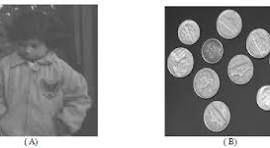
#> input picture TamrinMabahesVigheyeh3/pout.tif, 270 x 148 px
$ python 'Tamrin (4).py'
#> lines starting #> are read from the running program, lines starting #| are printed output that depends on the picture
import cv2
import numpy as np
import matplotlib.pyplot as plt
import os
from tkinter import Tk
from tkinter.filedialog import askopenfilename


def load_image():
    # اول تلاش برای باز کردن pout.tif از پوشه جاری
    if os.path.exists("pout.tif"):
        img = cv2.imread("pout.tif", cv2.IMREAD_GRAYSCALE)
#> img: shape (148, 270); min 0, max 255, mean 155.9
    else:
        # اگر نبود، پنجره انتخاب فایل باز شود
        Tk().withdraw()
        file_path = askopenfilename(
            title="تصویر pout.tif را انتخاب کنید",
            filetypes=[("TIF files", "*.tif *.tiff"), ("All files", "*.*")]
        )
        if not file_path:
            print("هیچ فایلی انتخاب نشد!")
            return None
        img = cv2.imread(file_path, cv2.IMREAD_GRAYSCALE)

    if img is None:
        print("خطا در باز کردن تصویر!")
        return None

    return img


def show_images_and_histograms(img, img_eq):
    # هیستوگرام‌ها
    hist_in = cv2.calcHist([img], [0], None, [256], [0, 256])
    hist_out = cv2.calcHist([img_eq], [0], None, [256], [0, 256])

    plt.figure(figsize=(12, 8))

    # تصویر ورودی
    plt.subplot(2, 2, 1)
    plt.imshow(img, cmap='gray', vmin=0, vmax=255)
    plt.title("تصویر ورودی (pout.tif)")
    plt.axis("off")

    # تصویر خروجی بعد از تعدیل
    plt.subplot(2, 2, 2)
    plt.imshow(img_eq, cmap='gray', vmin=0, vmax=255)
    plt.title("تصویر خروجی (Histogram Equalization)")
    plt.axis("off")

    # هیستوگرام ورودی
    plt.subplot(2, 2, 3)
    plt.plot(hist_in)
    plt.title("هیستوگرام تصویر ورودی")
    plt.xlabel("سطح خاکستری")
    plt.ylabel("تعداد پیکسل")

    # هیستوگرام خروجی
    plt.subplot(2, 2, 4)
    plt.plot(hist_out)
    plt.title("هیستوگرام تصویر خروجی")
    plt.xlabel("سطح خاکستری")
    plt.ylabel("تعداد پیکسل")

    plt.tight_layout()
    plt.show()


# ----------------- main -----------------
img = load_image()
if img is not None:
    # تعدیل هیستوگرام (افزایش کنتراست)
    img_eq = cv2.equalizeHist(img)
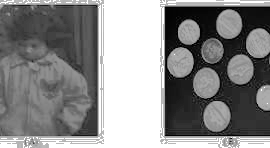
#> img_eq: shape (148, 270); min 0, max 255, mean 137.1

    # نمایش تصویر و هیستوگرام‌ها
    show_images_and_histograms(img, img_eq)
#> in show_images_and_histograms, `hist_in = cv2.calcHist([img], [0], None, [256], [0, 256])`: hist_in = 256 values, max 10609 at index 255, min 0 at index 1, mean 156.1
#> in show_images_and_histograms, `hist_out = cv2.calcHist([img_eq], [0], None, [256], [0, 256])`: hist_out = 256 values, max 10609 at index 255, min 0 at index 8, mean 156.1
#> in show_images_and_histograms, `plt.show()`:
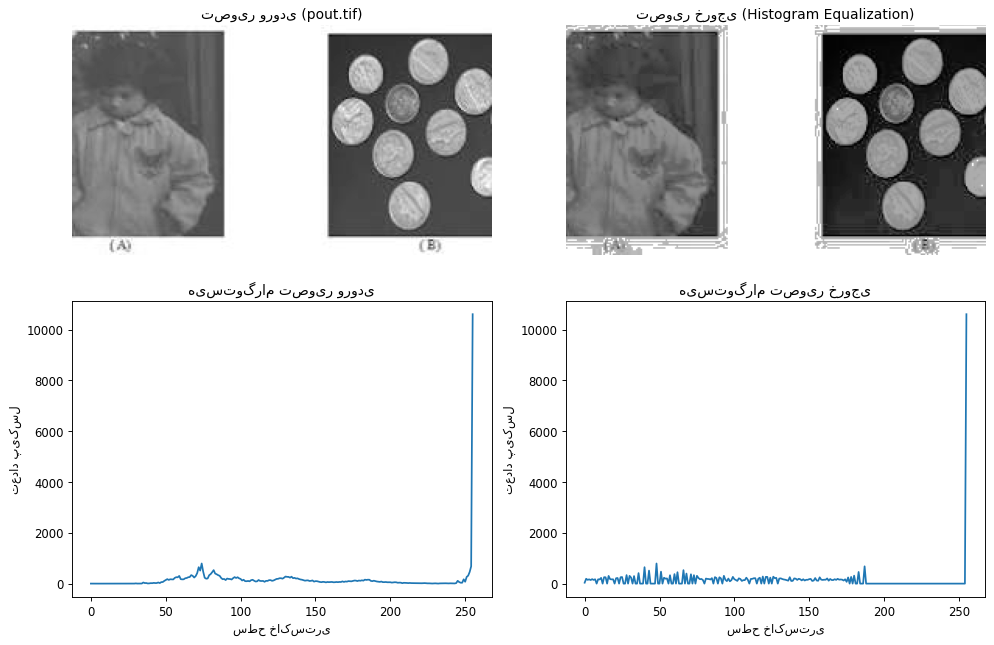
#> figure drawn by matplotlib, 4 panels; panel 3: curve peaks at x = 255, y = 10609; panel 4: curve peaks at x = 255, y = 10609
